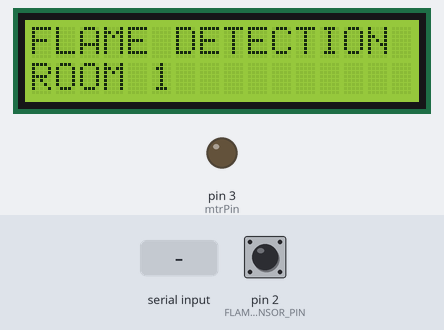
Simulated run of this sketch. Board: Arduino Uno, built with avr-gcc and run on an emulated ATmega328P. Parts: 16×2 character LCD, output pins drawn as LEDs (lit = HIGH). Dashed ring = blinking. The inputs (shaded band) are chosen by the test bench; at power-on: pin 2 (FLAME_SENSOR_PIN) LOW. What the sketch prints to the serial monitor is not drawn.

Above: at 0.1 s.
2.3 s: pin 2 (FLAME_SENSOR_PIN) driven HIGH
At 3.0 s:
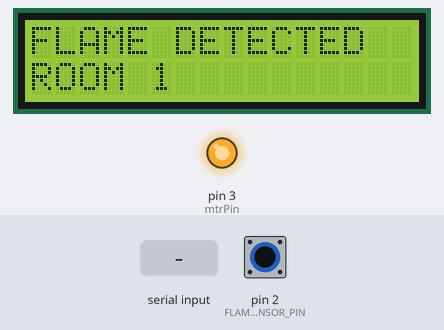
3.8 s: pin 2 (FLAME_SENSOR_PIN) driven LOW
At 4.9 s:
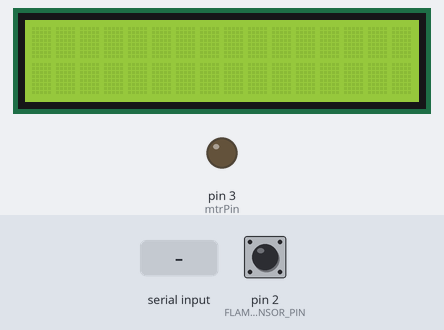
6.8 s: byte 40 (40) received over Serial
8.3 s: byte 30 (30) received over Serial
9.8 s: pin 2 (FLAME_SENSOR_PIN) pulsed HIGH 2 times (0.12 s each, 0.3 s apart)
At 10.22 s:
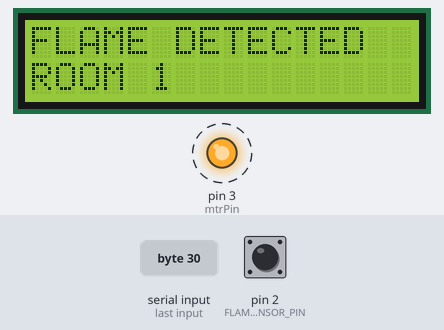
11.9 s: pin 2 (FLAME_SENSOR_PIN) pulsed HIGH 5 times (0.12 s each, 0.3 s apart)
At 14.1 s:
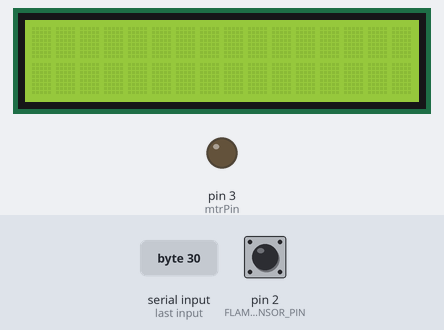
Timing chart, 0 to 15.6 s (numbered marks = the images above; inputs shaded):
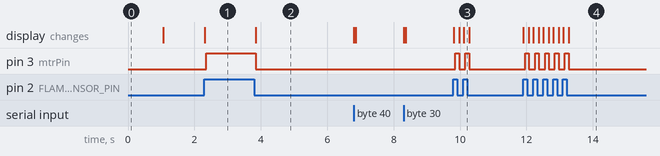

Measured:
- after the input at 2.3 s, pin 3 (mtrPin): LOW → HIGH after 0.06 s; the display: changes at once (image 1)
- after the input at 3.8 s, pin 3 (mtrPin): HIGH → LOW after 0.05 s; the display: changes after 0.05 s (image 2)
- after the input at 9.8 s, pin 3 (mtrPin): alternates HIGH for 0.12 s and LOW for 0.18 s, 4 changes in all, then stays LOW, starting after 0.06 s; the display: changes at once (image 3)
- after the input at 11.9 s, pin 3 (mtrPin): alternates HIGH for 0.12 s and LOW for 0.18 s, 10 changes in all, then stays LOW, starting after 0.06 s; the display: first changes at once (image 4 shows a later state)

The sketch:

Flame_Detection_1.ino
```cpp
const int FLAME_SENSOR_PIN = 2;
int mtrPin = 3;
int FLAME_SENSOR_state=0;
int FLAME_SENSOR_serial_data_R1;
#include <LiquidCrystal.h>
LiquidCrystal lcd(8, 9, 4, 5, 6, 7);
void setup()
{
  lcd.begin(16,2);
  Serial.begin(9600);
  pinMode(FLAME_SENSOR_PIN, INPUT);
  pinMode(mtrPin, OUTPUT);
  lcd.setCursor(0,0);
  lcd.print("FLAME DETECTION");
  lcd.setCursor(0,1);
  lcd.print("ROOM 1");
  delay(1000);
}
void loop()
{
  FLAME_SENSOR_state = digitalRead(FLAME_SENSOR_PIN);
  if(FLAME_SENSOR_state== HIGH)
  {
    lcd.clear();
    FLAME_SENSOR_serial_data_R1=10;
    Serial.write(FLAME_SENSOR_serial_data_R1);
  }
  else
  {
    lcd.clear();
    FLAME_SENSOR_serial_data_R1=20;
    Serial.write(FLAME_SENSOR_serial_data_R1);
  }

  if(FLAME_SENSOR_serial_data_R1 == 10)
  {
    lcd.clear();
    lcd.setCursor(0,0);
    lcd.print("FLAME DETECTED");
    lcd.setCursor(0,1);
    lcd.print("ROOM 1");
    delay(50);
    digitalWrite(mtrPin, HIGH);
  }
  else
  {
    if (FLAME_SENSOR_serial_data_R1 == 20)
    {
      int FLAME_SENSOR_serial_data_R2= Serial.read();
      if(FLAME_SENSOR_serial_data_R2 == 30)
      {
        lcd.clear();
        lcd.setCursor(0,0);
        lcd.print("FLAME DETECTED");
        lcd.setCursor(0,1);
        lcd.print("ROOM 2");
        delay(50);
      }
      else
      {
        if(FLAME_SENSOR_serial_data_R2 == 40)
        {
          lcd.clear();
          lcd.setCursor(0,1);
          lcd.print("NO FLAME");
          delay(50);
        }
      }
    }
    digitalWrite(mtrPin, LOW);
  }
}
```
